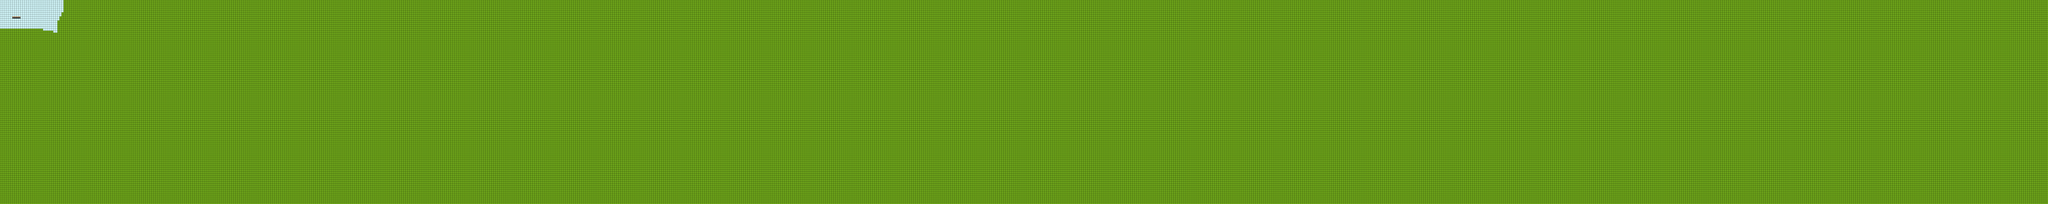

Tiled map render using the project's own tile images. Description and the map definition, with tile-layer contents summarised, below:
An orthogonal 1000x100 tile map with 21x21 px tiles, 1 tile layer (Tile Layer 1).

<map version="1.2" tiledversion="1.3.2" orientation="orthogonal" renderorder="right-down" compressionlevel="-1" width="1000" height="100" tilewidth="21" tileheight="21" infinite="0" nextlayerid="2" nextobjectid="1">
 <tileset firstgid="1" source="tiledspritesheet.tsx" />
 <layer id="1" name="Tile Layer 1" width="1000" height="100">
  <data>[100000 cells, 100000 non-empty, 4 distinct tile ids]</data>
 </layer>
</map>
